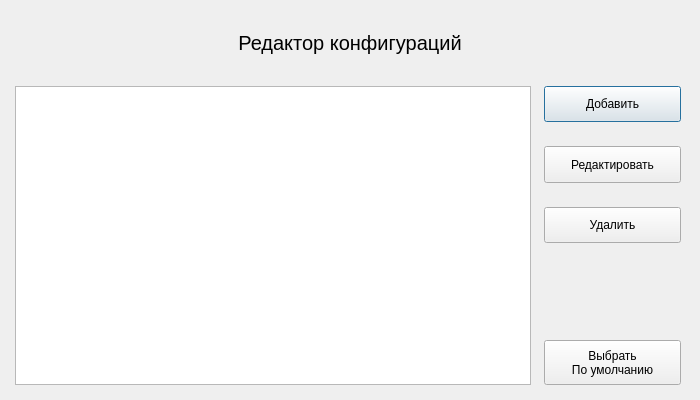
<?xml version="1.0" encoding="UTF-8"?>
<ui version="4.0">
 <class>ConfigEditDialog</class>
 <widget class="QDialog" name="ConfigEditDialog">
  <property name="geometry">
   <rect>
    <x>0</x>
    <y>0</y>
    <width>700</width>
    <height>400</height>
   </rect>
  </property>
  <property name="sizePolicy">
   <sizepolicy hsizetype="Ignored" vsizetype="Fixed">
    <horstretch>0</horstretch>
    <verstretch>0</verstretch>
   </sizepolicy>
  </property>
  <property name="minimumSize">
   <size>
    <width>0</width>
    <height>0</height>
   </size>
  </property>
  <property name="maximumSize">
   <size>
    <width>16777215</width>
    <height>16777215</height>
   </size>
  </property>
  <property name="windowTitle">
   <string>Редактирование</string>
  </property>
  <property name="modal">
   <bool>true</bool>
  </property>
  <layout class="QGridLayout" name="gridLayout" rowstretch="1,2,2" columnstretch="7,2">
   <property name="leftMargin">
    <number>15</number>
   </property>
   <property name="topMargin">
    <number>5</number>
   </property>
   <property name="rightMargin">
    <number>15</number>
   </property>
   <property name="bottomMargin">
    <number>15</number>
   </property>
   <item row="1" column="0" rowspan="2">
    <widget class="QListWidget" name="configList">
     <property name="sizePolicy">
      <sizepolicy hsizetype="Ignored" vsizetype="Ignored">
       <horstretch>0</horstretch>
       <verstretch>0</verstretch>
      </sizepolicy>
     </property>
    </widget>
   </item>
   <item row="0" column="0" colspan="2">
    <widget class="QLabel" name="label">
     <property name="minimumSize">
      <size>
       <width>0</width>
       <height>30</height>
      </size>
     </property>
     <property name="font">
      <font>
       <pointsize>15</pointsize>
      </font>
     </property>
     <property name="text">
      <string>Редактор конфигураций</string>
     </property>
     <property name="alignment">
      <set>Qt::AlignCenter</set>
     </property>
    </widget>
   </item>
   <item row="1" column="1" rowspan="2">
    <layout class="QVBoxLayout" name="verticalLayout" stretch="2,1,2,1,2,5,2">
     <property name="spacing">
      <number>6</number>
     </property>
     <property name="leftMargin">
      <number>7</number>
     </property>
     <property name="rightMargin">
      <number>4</number>
     </property>
     <item>
      <widget class="QPushButton" name="add_config">
       <property name="sizePolicy">
        <sizepolicy hsizetype="Ignored" vsizetype="Ignored">
         <horstretch>0</horstretch>
         <verstretch>0</verstretch>
        </sizepolicy>
       </property>
       <property name="minimumSize">
        <size>
         <width>0</width>
         <height>30</height>
        </size>
       </property>
       <property name="maximumSize">
        <size>
         <width>16777215</width>
         <height>60</height>
        </size>
       </property>
       <property name="text">
        <string notr="true">Добавить</string>
       </property>
      </widget>
     </item>
     <item>
      <spacer name="verticalSpacer_6">
       <property name="orientation">
        <enum>Qt::Vertical</enum>
       </property>
       <property name="sizeHint" stdset="0">
        <size>
         <width>20</width>
         <height>40</height>
        </size>
       </property>
      </spacer>
     </item>
     <item>
      <widget class="QPushButton" name="edit_config">
       <property name="sizePolicy">
        <sizepolicy hsizetype="Minimum" vsizetype="Ignored">
         <horstretch>0</horstretch>
         <verstretch>0</verstretch>
        </sizepolicy>
       </property>
       <property name="minimumSize">
        <size>
         <width>0</width>
         <height>30</height>
        </size>
       </property>
       <property name="maximumSize">
        <size>
         <width>16777215</width>
         <height>60</height>
        </size>
       </property>
       <property name="text">
        <string notr="true">Редактировать</string>
       </property>
       <property name="flat">
        <bool>false</bool>
       </property>
      </widget>
     </item>
     <item>
      <spacer name="verticalSpacer_2">
       <property name="orientation">
        <enum>Qt::Vertical</enum>
       </property>
       <property name="sizeHint" stdset="0">
        <size>
         <width>20</width>
         <height>40</height>
        </size>
       </property>
      </spacer>
     </item>
     <item>
      <widget class="QPushButton" name="delete_config">
       <property name="sizePolicy">
        <sizepolicy hsizetype="Ignored" vsizetype="Ignored">
         <horstretch>0</horstretch>
         <verstretch>0</verstretch>
        </sizepolicy>
       </property>
       <property name="minimumSize">
        <size>
         <width>0</width>
         <height>30</height>
        </size>
       </property>
       <property name="maximumSize">
        <size>
         <width>16777215</width>
         <height>60</height>
        </size>
       </property>
       <property name="text">
        <string>Удалить</string>
       </property>
      </widget>
     </item>
     <item>
      <spacer name="verticalSpacer">
       <property name="orientation">
        <enum>Qt::Vertical</enum>
       </property>
       <property name="sizeHint" stdset="0">
        <size>
         <width>20</width>
         <height>40</height>
        </size>
       </property>
      </spacer>
     </item>
     <item>
      <widget class="QPushButton" name="default_config">
       <property name="sizePolicy">
        <sizepolicy hsizetype="Ignored" vsizetype="Ignored">
         <horstretch>0</horstretch>
         <verstretch>0</verstretch>
        </sizepolicy>
       </property>
       <property name="minimumSize">
        <size>
         <width>0</width>
         <height>45</height>
        </size>
       </property>
       <property name="maximumSize">
        <size>
         <width>16777215</width>
         <height>60</height>
        </size>
       </property>
       <property name="text">
        <string notr="true">Выбрать
По умолчанию</string>
       </property>
      </widget>
     </item>
    </layout>
   </item>
  </layout>
 </widget>
 <resources/>
 <connections/>
</ui>
